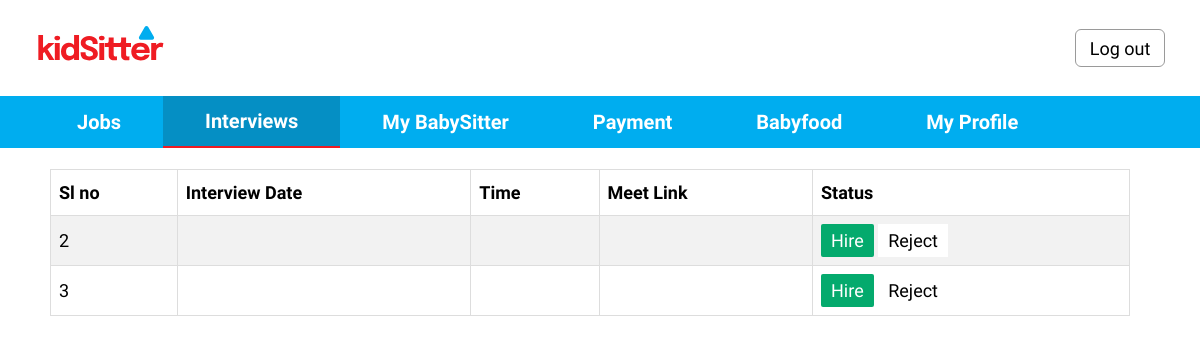
The page /interview.php on the database as committed earlier.
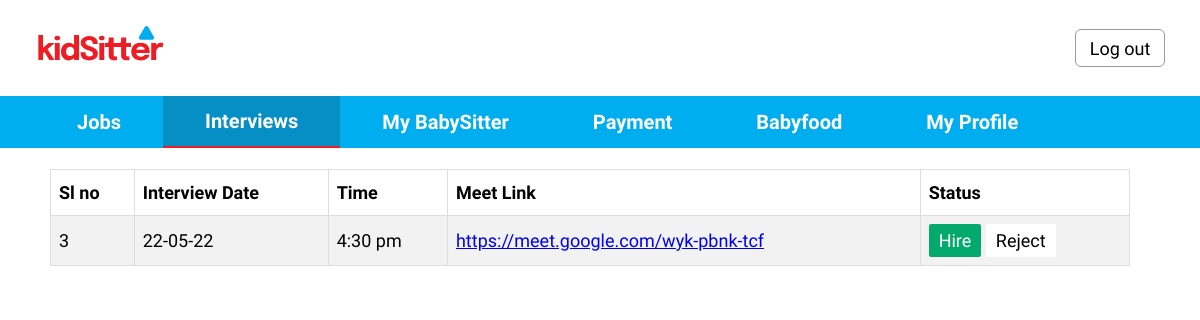
The same page on the database as committed later.
### tables this page shows
CREATE TABLE `interviews` (
  `interview_no` int(11) NOT NULL,
  `job_id` int(11) DEFAULT NULL,
  `sitter_id` int(11) DEFAULT NULL,
  `client_id` int(11) DEFAULT NULL,
  `date` varchar(255) DEFAULT NULL,
  `time` varchar(255) DEFAULT NULL,
  `link` varchar(40) DEFAULT NULL,
  `status` int(1) DEFAULT NULL
);

### interview.php (the view, shortened to what this page needs)
<?php
    $connect = mysqli_connect( HOST, USER, PASS, DB )
		or die("Can not connect");
    $results = mysqli_query( $connect, "SELECT * FROM interviews where status is NULL")
		or die("Can not execute query");
?>
<!DOCTYPE html>
<html lang="en">
<head>
    <link rel="stylesheet" href="./css/navbar.css">
    <link rel="stylesheet" href="./css/jobs_body.css">
</head>
<body>
    <div class="topbar">
        <div class="logo">
            <img src="./img/logo.svg" alt="">
        </div>
        <button>Log out</button>
    </div>
    <div class="navbg">
        <div class="nav">
            <a class="link flex-center" href="./home.php">Jobs</a>
            <a class="link flex-center link-active" href="#">Interviews</a>
            <a class="link flex-center" href="./mybabysitter.php">My BabySitter</a>
            <a class="link flex-center" href="#">Payment</a>
            <a class="link flex-center" href="#">Babyfood</a>
            <a class="link flex-center">My Profile</a>
        </div>
    </div>
    <br>
    <table class="table">
    <tr>
        <th>Sl no</th>
        <th>Interview Date</th>
        <th>Time</th>
        <th>Meet Link</th>
        <th>Status</th>
    </tr>
    <?php
            while( $rows = mysqli_fetch_array( $results ) ) {
                extract($rows);
    ?>
        <tr>
            <td><?php echo "<span id='interview_id'>$interview_no</span>";?></td>
            <td><?php echo "$date";?></td>
            <td><?php echo "$time"?></td>
            <td><?php echo "<a href='$link' target='_blank'>$link<a>"?></td>
            <td>
                <button id="hire">Hire</button>
                <button id="reject">Reject</button>
            </td>
        </tr>
    <?php } ?>
    </table>

Rows that differ between the two databases and show on the page:
no longer on this page (row edited): interviews: interview_no "2"
changed interviews id 3: date (not shown) → "22-05-22"; time (not shown) → "4:30 pm"; link (not shown) → "https://meet.google.com/wyk-pbnk-tcf"
